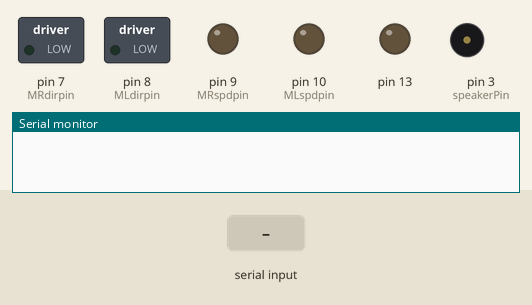
The sketch below on a simulated Arduino Uno, built with avr-gcc and run on an emulated ATmega328P. On the bench: switched loads named in the sketch (green lamp = pin HIGH), output pins drawn as LEDs (lit = HIGH), buzzer (waves = sounding), the last lines printed to the serial monitor. The inputs (shaded band) are chosen by the test bench.

Above: at 1.6 s.
1.7 s: "r" received over Serial
At 2.0 s:
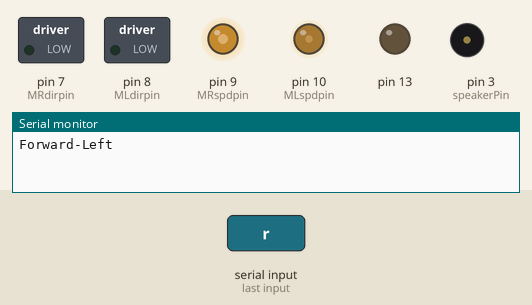
3.2 s: "t" received over Serial
At 4.4 s:
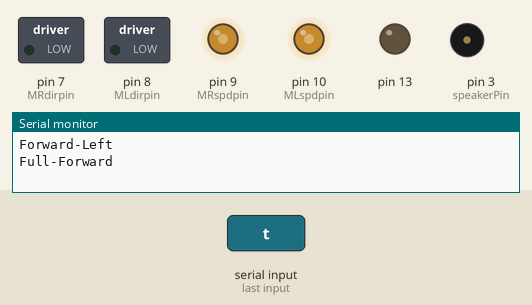
4.7 s: "y" received over Serial
At 5.5 s:
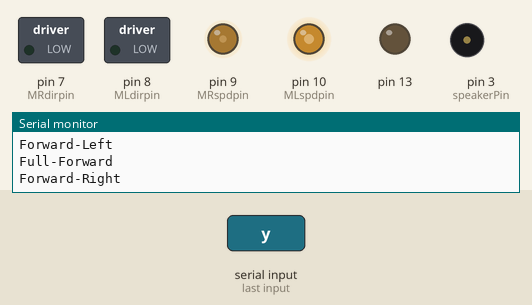
6.2 s: "f" received over Serial
At 6.6 s:
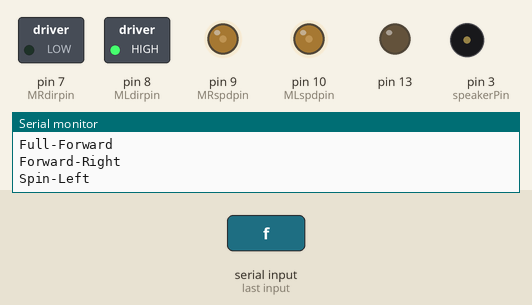
7.7 s: "h" received over Serial
At 8.9 s:
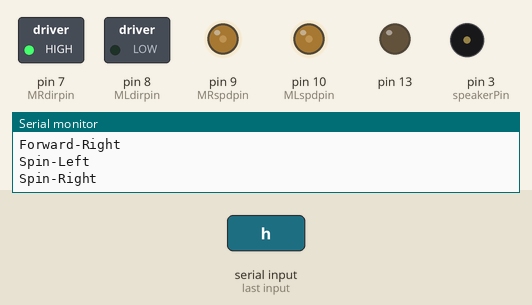
9.2 s: "v" received over Serial
At 10.1 s:
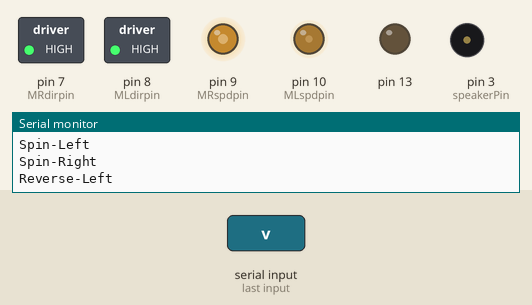
Timing chart, 0 to 11.7 s (numbered marks = the images above; inputs shaded):
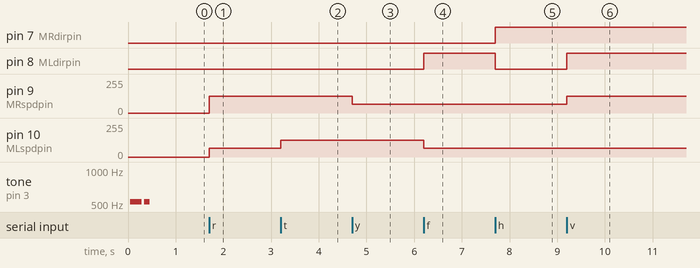

The sketch:

ZumoBluetooth.ino
```cpp
/*
  Control of a Polulu Zumo robot via Bluetooth

  For PC-based control, keypresses are used...
  for direction:
  R T Y
  F G H
  V B N

  Bluetooth uses D0 and D1 in the standard comms way, via a VL06 bluetooth module

  By J. P. Caplin 06/16
*/
// Enable program memory then load note names and values into program memory
#include <avr/pgmspace.h>

char blueToothVal;          // value sent over via bluetooth
char lastValue;             // stores last state of device (on/off)
char MLdirpin = 8;   // pin number for left motor direction (LOW/HIGH for forward/reverse)
char MLspdpin = 10;  // pin number for left motor speed (PWM control)
char MRdirpin = 7;   // pin number for right motor direction (LOW/HIGH for forward/reverse)
char MRspdpin = 9;   // pin number for right motor speed (PWM control)
char MLdirval = 0;   // value  for left motor direction (LOW/HIGH for forward/reverse)
char MLspdval = 0;  // value for left motor speed (PWM control)
char MRdirval = 0;   // value for right motor direction (LOW/HIGH for forward/reverse)
char MRspdval = 0;   // value for right motor speed (PWM control)

char speakerPin = 3;        // small loudspeaker for status and feedback

float speedSet = 0.5;       // speed setting multiplier (need to reduce speed of standard 10G motors for easier control)


void setup()
{
  Serial.begin(9600);
  pinMode(MLdirpin, OUTPUT);
  pinMode(MLspdpin, OUTPUT);
  pinMode(MRdirpin, OUTPUT);
  pinMode(MRspdpin, OUTPUT);
  pinMode(13, OUTPUT);
  pinMode(speakerPin, OUTPUT);
  Beeps();  // Sound 3 beeps
  Beeps();
  Beeps();
}


void loop() {
  checkBluetooth();     // Receive command and set motor/music variables accordingly (first time)
  setMotors();          // Set left and right motor speed and direction according to received data
}


void setMotors() {
  digitalWrite(MLdirpin, MLdirval);
  digitalWrite(MRdirpin, MRdirval);
  analogWrite(MLspdpin, MLspdval);
  analogWrite(MRspdpin, MRspdval);
}


void checkBluetooth() {
  if (Serial.available())
  { //if there is data being received
    blueToothVal = Serial.read(); //read it
  }
  else
  {
    //    blueToothVal = 103;   // default is "g" press for STOP
  }


  if (blueToothVal == 'r')
  { // forward left
    MLspdval = speedSet * 128; MLdirval = 0;
    MRspdval = speedSet * 255; MRdirval = 0;
    if (lastValue != 'r')
      Serial.println(F("Forward-Left")); // print setting (flash-memory based string) if newly changed instruction
    if (!(lastValue == blueToothVal)) {   // Only play chord if new bluetooth command received
    }
    lastValue = blueToothVal;
  }

  if (blueToothVal == 't')
  { // full forward
    MLspdval = speedSet * 255; MLdirval = 0;
    MRspdval = speedSet * 255; MRdirval = 0;
    if (lastValue != 't')
      Serial.println(F("Full-Forward")); // print setting (flash-memory based string) if newly changed instruction
    if (!(lastValue == blueToothVal)) {   // Only play chord if new bluetooth command received
    }
    lastValue = blueToothVal;
  }

  if (blueToothVal == 'y')
  { // forward right
    MLspdval = speedSet * 255; MLdirval = 0;
    MRspdval = speedSet * 128; MRdirval = 0;
    if (lastValue != 'y')
      Serial.println(F("Forward-Right")); // print setting (flash-memory based string) if newly changed instruction
    if (!(lastValue == blueToothVal)) {   // Only play chord if new bluetooth command received
    }
    lastValue = blueToothVal;
  }

  if (blueToothVal == 'f')
  { // spin left
    MLspdval = speedSet * 128; MLdirval = 1;
    MRspdval = speedSet * 128; MRdirval = 0;
    if (lastValue != 'f')
      Serial.println(F("Spin-Left")); // print setting (flash-memory based string) if newly changed instruction
    if (!(lastValue == blueToothVal)) {   // Only play chord if new bluetooth command received
    }
    lastValue = blueToothVal;
  }

  if (blueToothVal == 'g')
  { // stop
    MLspdval = 0; MLdirval = 0;
    MRspdval = 0; MRdirval = 0;
    if (lastValue != 'g')
      Serial.println(F("STOP")); // print setting (flash-memory based string) if newly changed instruction
    if (!(lastValue == blueToothVal)) {   // Only play chord if new bluetooth command received
    }
    lastValue = blueToothVal;
  }

  if (blueToothVal == 'h')
  { // spin right
    MLspdval = speedSet * 128; MLdirval = 0;
    MRspdval = speedSet * 128; MRdirval = 1;
    if (lastValue != 'h')
      Serial.println(F("Spin-Right")); // print setting (flash-memory based string) if newly changed instruction
    if (!(lastValue == blueToothVal)) {   // Only play chord if new bluetooth command received
    }
    lastValue = blueToothVal;
  }

  if (blueToothVal == 'v')
  { // reverse left
    MLspdval = speedSet * 128; MLdirval = 1;
    MRspdval = speedSet * 255; MRdirval = 1;
    if (lastValue != 'v')
      Serial.println(F("Reverse-Left")); // print setting (flash-memory based string) if newly changed instruction
    if (!(lastValue == blueToothVal)) {   // Only play chord if new bluetooth command received
    }
    lastValue = blueToothVal;
  }

  if (blueToothVal == 'b')
  { // full reverse
    MLspdval = speedSet * 255; MLdirval = 1;
    MRspdval = speedSet * 255; MRdirval = 1;
    if (lastValue != 'b')
      Serial.println(F("Full-Reverse")); // print setting (flash-memory based string) if newly changed instruction
    if (!(lastValue == blueToothVal)) {   // Only play chord if new bluetooth command received
    }
    lastValue = blueToothVal;
  }

  if (blueToothVal == 'n')
  { // reverse right
    MLspdval = speedSet * 255; MLdirval = 1;
    MRspdval = speedSet * 128; MRdirval = 1;
    if (lastValue != 'n')
      Serial.println(F("Reverse-Right")); // print setting (flash-memory based string) if newly changed instruction
    if (!(lastValue == blueToothVal)) {   // Only play chord if new bluetooth command received
    }
    lastValue = blueToothVal;
  }
}


void Beeps() {
  for (int i = 0; i <= 50; i++) { // play note C for 50 cycles (about 100 milliseconds)
    digitalWrite(speakerPin, HIGH);
    delayMicroseconds(955);
    digitalWrite(speakerPin, LOW);
    delayMicroseconds(955);
  }
  delay(50);  // space between beeps is 50 milliseconds
}
```

Measured:
- after the input at 1.7 s, pin 9 (MRspdpin): 0/255 → 127/255 at once; pin 10 (MLspdpin): 0/255 → 64/255 at once
- after the input at 3.2 s, pin 10 (MLspdpin): 64/255 → 127/255 at once
- after the input at 4.7 s, pin 9 (MRspdpin): 127/255 → 64/255 at once
- after the input at 6.2 s, pin 8 (MLdirpin): LOW → HIGH at once; pin 10 (MLspdpin): 127/255 → 64/255 at once
- after the input at 7.7 s, pin 7 (MRdirpin): LOW → HIGH at once; pin 8 (MLdirpin): HIGH → LOW at once
- after the input at 9.2 s, pin 8 (MLdirpin): LOW → HIGH at once; pin 9 (MRspdpin): 64/255 → 127/255 at once
